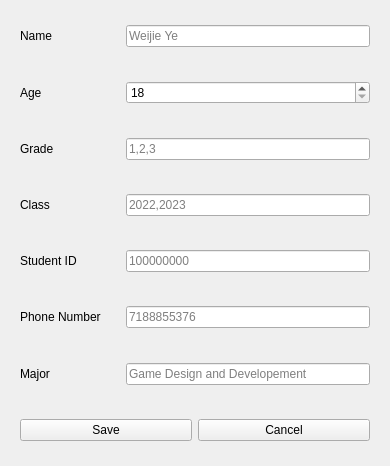
<?xml version="1.0" encoding="UTF-8"?>
<ui version="4.0">
 <class>DialogAddStudent</class>
 <widget class="QWidget" name="DialogAddStudent">
  <property name="geometry">
   <rect>
    <x>0</x>
    <y>0</y>
    <width>390</width>
    <height>466</height>
   </rect>
  </property>
  <property name="windowTitle">
   <string>Form</string>
  </property>
  <layout class="QGridLayout" name="gridLayout_3">
   <item row="0" column="0">
    <widget class="QWidget" name="widget_name" native="true">
     <layout class="QGridLayout" name="gridLayout_4">
      <item row="0" column="0">
       <widget class="QLabel" name="label_name">
        <property name="minimumSize">
         <size>
          <width>100</width>
          <height>0</height>
         </size>
        </property>
        <property name="maximumSize">
         <size>
          <width>100</width>
          <height>16777215</height>
         </size>
        </property>
        <property name="text">
         <string>Name</string>
        </property>
       </widget>
      </item>
      <item row="0" column="1">
       <widget class="QLineEdit" name="lineEdit_name">
        <property name="placeholderText">
         <string>Weijie Ye</string>
        </property>
       </widget>
      </item>
     </layout>
    </widget>
   </item>
   <item row="1" column="0">
    <widget class="QWidget" name="widget_age" native="true">
     <layout class="QGridLayout" name="gridLayout_2">
      <item row="0" column="2">
       <widget class="QSpinBox" name="spinBox_age">
        <property name="minimum">
         <number>18</number>
        </property>
       </widget>
      </item>
      <item row="0" column="0">
       <widget class="QLabel" name="label_age">
        <property name="minimumSize">
         <size>
          <width>100</width>
          <height>0</height>
         </size>
        </property>
        <property name="maximumSize">
         <size>
          <width>100</width>
          <height>16777215</height>
         </size>
        </property>
        <property name="text">
         <string>Age</string>
        </property>
       </widget>
      </item>
     </layout>
    </widget>
   </item>
   <item row="2" column="0">
    <widget class="QWidget" name="widget_grade" native="true">
     <layout class="QGridLayout" name="gridLayout_5">
      <item row="0" column="1">
       <widget class="QLineEdit" name="lineEdit_grade">
        <property name="placeholderText">
         <string>1,2,3</string>
        </property>
       </widget>
      </item>
      <item row="0" column="0">
       <widget class="QLabel" name="label_grade">
        <property name="minimumSize">
         <size>
          <width>100</width>
          <height>0</height>
         </size>
        </property>
        <property name="maximumSize">
         <size>
          <width>100</width>
          <height>16777215</height>
         </size>
        </property>
        <property name="text">
         <string>Grade</string>
        </property>
       </widget>
      </item>
     </layout>
    </widget>
   </item>
   <item row="3" column="0">
    <widget class="QWidget" name="widget_class" native="true">
     <layout class="QGridLayout" name="gridLayout_6">
      <item row="0" column="1">
       <widget class="QLineEdit" name="lineEdit_class">
        <property name="placeholderText">
         <string>2022,2023</string>
        </property>
       </widget>
      </item>
      <item row="0" column="0">
       <widget class="QLabel" name="label_class">
        <property name="minimumSize">
         <size>
          <width>100</width>
          <height>0</height>
         </size>
        </property>
        <property name="maximumSize">
         <size>
          <width>100</width>
          <height>16777215</height>
         </size>
        </property>
        <property name="text">
         <string>Class</string>
        </property>
       </widget>
      </item>
     </layout>
    </widget>
   </item>
   <item row="4" column="0">
    <widget class="QWidget" name="widget_studentID" native="true">
     <layout class="QGridLayout" name="gridLayout_7">
      <item row="0" column="0">
       <widget class="QLabel" name="label_studentID">
        <property name="minimumSize">
         <size>
          <width>100</width>
          <height>0</height>
         </size>
        </property>
        <property name="maximumSize">
         <size>
          <width>100</width>
          <height>16777215</height>
         </size>
        </property>
        <property name="text">
         <string>Student ID</string>
        </property>
       </widget>
      </item>
      <item row="0" column="1">
       <widget class="QLineEdit" name="lineEdit_studentID">
        <property name="placeholderText">
         <string>100000000</string>
        </property>
       </widget>
      </item>
     </layout>
    </widget>
   </item>
   <item row="5" column="0">
    <widget class="QWidget" name="widget_phoneNum" native="true">
     <layout class="QGridLayout" name="gridLayout_8">
      <item row="0" column="1">
       <widget class="QLineEdit" name="lineEdit_phoneNum">
        <property name="placeholderText">
         <string>7188855376</string>
        </property>
       </widget>
      </item>
      <item row="0" column="0">
       <widget class="QLabel" name="label_phoneNum">
        <property name="minimumSize">
         <size>
          <width>100</width>
          <height>0</height>
         </size>
        </property>
        <property name="maximumSize">
         <size>
          <width>100</width>
          <height>16777215</height>
         </size>
        </property>
        <property name="text">
         <string>Phone Number</string>
        </property>
       </widget>
      </item>
     </layout>
    </widget>
   </item>
   <item row="6" column="0">
    <widget class="QWidget" name="widget_major" native="true">
     <layout class="QGridLayout" name="gridLayout_9">
      <item row="0" column="1">
       <widget class="QLineEdit" name="lineEdit_major">
        <property name="placeholderText">
         <string>Game Design and Developement</string>
        </property>
       </widget>
      </item>
      <item row="0" column="0">
       <widget class="QLabel" name="label_major">
        <property name="minimumSize">
         <size>
          <width>100</width>
          <height>0</height>
         </size>
        </property>
        <property name="maximumSize">
         <size>
          <width>100</width>
          <height>16777215</height>
         </size>
        </property>
        <property name="text">
         <string>Major</string>
        </property>
       </widget>
      </item>
     </layout>
    </widget>
   </item>
   <item row="7" column="0">
    <widget class="QWidget" name="widget_button" native="true">
     <layout class="QGridLayout" name="gridLayout">
      <item row="0" column="0">
       <widget class="QPushButton" name="pushButton_save">
        <property name="text">
         <string>Save</string>
        </property>
       </widget>
      </item>
      <item row="0" column="1">
       <widget class="QPushButton" name="pushButton_cancel">
        <property name="text">
         <string>Cancel</string>
        </property>
       </widget>
      </item>
     </layout>
    </widget>
   </item>
  </layout>
 </widget>
 <tabstops>
  <tabstop>lineEdit_name</tabstop>
  <tabstop>spinBox_age</tabstop>
  <tabstop>lineEdit_grade</tabstop>
  <tabstop>lineEdit_class</tabstop>
  <tabstop>lineEdit_studentID</tabstop>
  <tabstop>lineEdit_phoneNum</tabstop>
  <tabstop>lineEdit_major</tabstop>
  <tabstop>pushButton_save</tabstop>
  <tabstop>pushButton_cancel</tabstop>
 </tabstops>
 <resources/>
 <connections/>
</ui>
